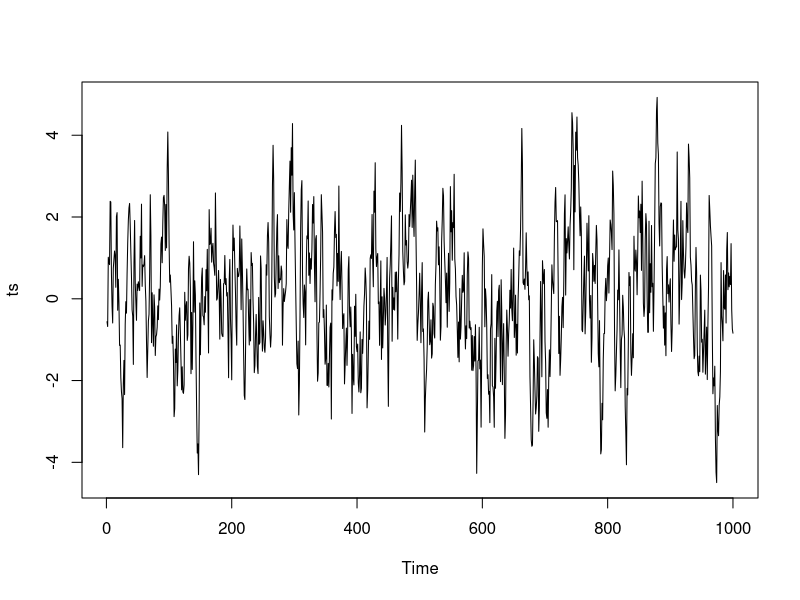
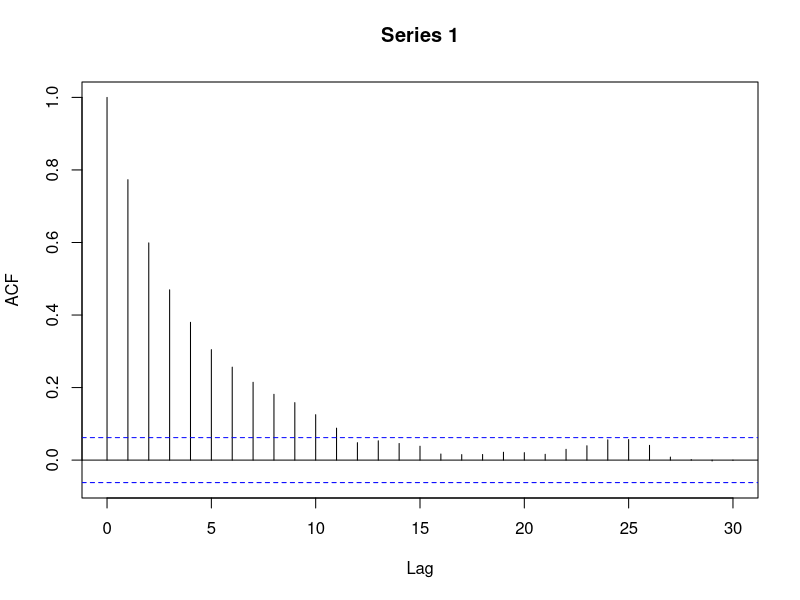
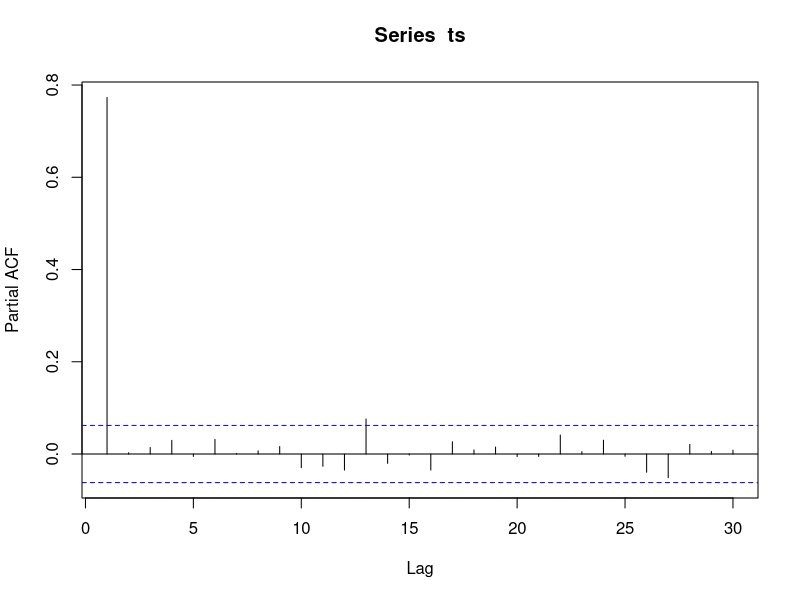

These charts were generated, in order, by the following R code: (Note: this script raises an error after producing the figures.)
rm(list=ls())
library(forecast)
library(urca)
library(tseries)
set.seed(123)
t <- 1000
ts <- matrix(NA, t, 1)
ts[1, ] <- rnorm(1)
for(i in 2:nrow(ts)){
  ts[i, ] <- 0.8 * ts[i-1, ] + rnorm(1)
}

ts.plot(ts)

acf(ts)
pacf(ts)

diffs <- 1000
acl1store <- matrix(NA, diffs, 1)

for(i in 1:diffs){
acl1store[i, ] <- acf(diff(ts, differences = i), plot = FALSE)$acf[2]
}


test <- 1000
pstore <- matrix(NA, test, 2)
colnames(pstore) <- c("DF", "PP")

pb <- txtProgressBar(min = 0, max = test)
for(i in 1:test){
  dts <- diff(ts, i)
  pstore[i, 1] <- adf.test(dts, k = 0)$p.value
  pstore[i, 2] <- pp.test(dts, lshort = TRUE)$p.value
  setTxtProgressBar(pb, value = i)
}

library(foreach)
test2 <- foreach(i=1:test, .combine='c', .packages="tseries") %dopar% adf.test(diff(ts,i))$p.value

acf(tsdiff)
pacf(tsdiff)

